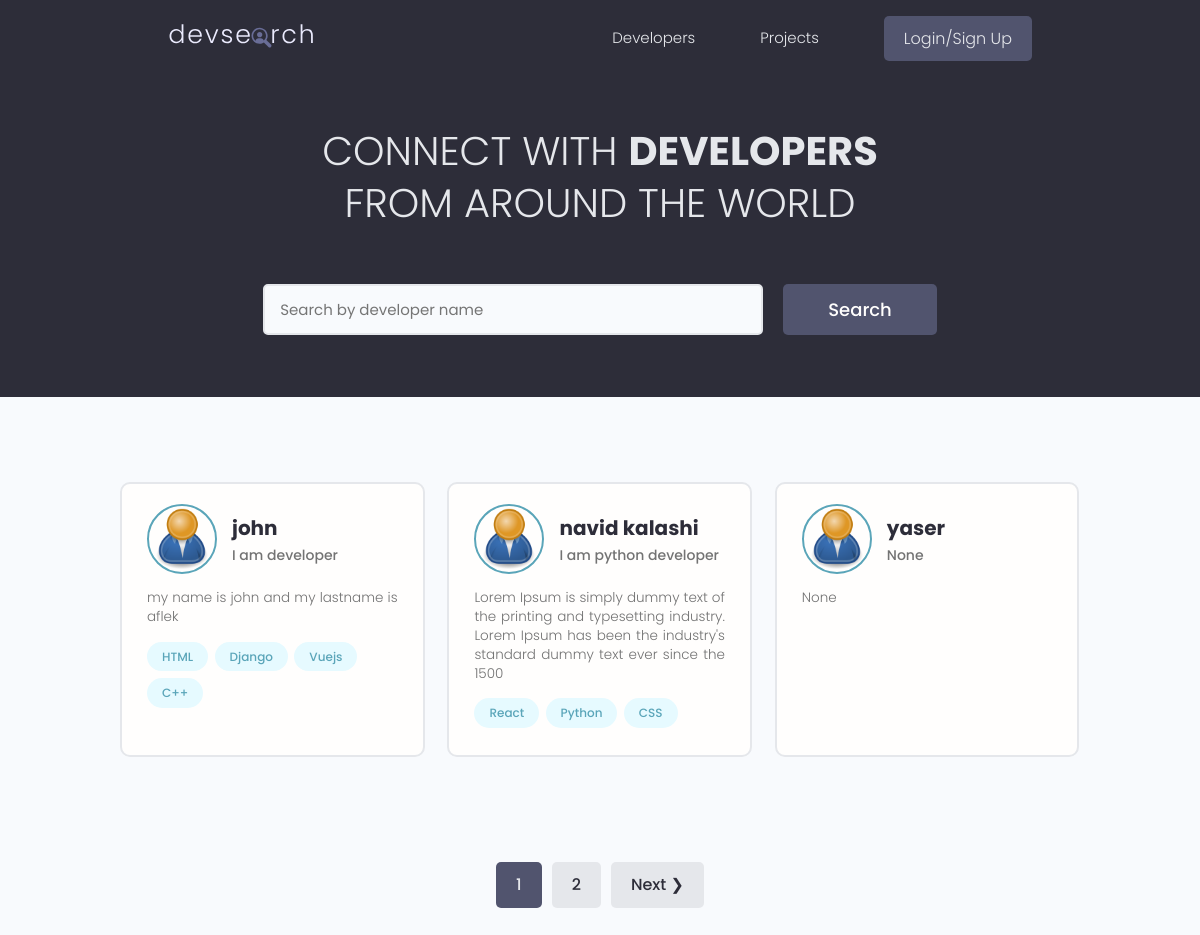
The page / on the database its author committed.
### users/models.py (models this page shows, shortened)
class Profile(models.Model):
    user = models.OneToOneField(User, on_delete=models.CASCADE, null=True, blank=True)
    name = models.CharField(max_length=200, null=True, blank=True)
    email = models.EmailField(max_length=500, null=True, blank=True)
    username = models.CharField(max_length=200, null=True, blank=True)
    location = models.CharField(max_length=200, null=True, blank=True)
    short_intro = models.CharField(max_length=200, null=True, blank=True)
    bio = models.TextField(null=True, blank=True)
    profile_image = models.ImageField(null=True, blank=True, upload_to='profiles/', default='profiles/user-default.png')
    social_github = models.CharField(max_length=200, null=True, blank=True)
    social_twitter = models.CharField(max_length=200, null=True, blank=True)
    social_linkedin = models.CharField(max_length=200, null=True, blank=True)
    social_youtube = models.CharField(max_length=200, null=True, blank=True)
    social_website = models.CharField(max_length=200, null=True, blank=True)
    created = models.DateTimeField(auto_now_add=True)
    id = models.UUIDField(default=uuid.uuid4, unique=True, primary_key=True, editable=False)

class Skill(models.Model):
    owner = models.ForeignKey(Profile, on_delete=models.CASCADE, null=True, blank=True)
    name = models.CharField(max_length=200, null=True, blank=True)
    description = models.TextField(null=True, blank=True)
    created = models.DateTimeField(auto_now_add=True)
    id = models.UUIDField(default=uuid.uuid4, unique=True, primary_key=True, editable=False)
    def __str__(self):
        return str(self.name)

### users/views.py (the view)
# urls.py: path('', views.profiles, name='profiles'),
def profiles(request):
    profiles, search_query = searchProfile(request)
    custom_range, profiles = paginateProfiles(request, profiles, 1)
    context = {'profiles': profiles, 'search_query': search_query, 'custom_range': custom_range}
    return render(request, 'users/profiles.html', context)

### users/utils.py (called while the page is built)
def paginateProfiles(request, profiles, results):
    page = request.GET.get('page')
    results = 3
    paginator = Paginator(profiles, results)
    try:
        profiles = paginator.page(page)
    except PageNotAnInteger:
        page = 1
        profiles = paginator.page(page)
    except EmptyPage:
        page = paginator.num_pages
        profiles = paginator.page(page)
    leftIndex = (int(page) - 4)
    if leftIndex < 1:
        leftIndex = 1
    rightIndex = (int(page) + 5)
    if rightIndex > paginator.num_pages:
        rightIndex = paginator.num_pages + 1
    custom_range = range(leftIndex, rightIndex)
    return custom_range, profiles

def searchProfile(request):
    search_query = ''
    if request.GET.get('search_query'):
        search_query = request.GET.get('search_query')
    skills = Skill.objects.filter(name__icontains=search_query)
    profiles = Profile.objects.distinct().filter(
        Q(name__icontains=search_query) |
        Q(short_intro__icontains=search_query) |
        Q(skill__in=skills)
    )
    return profiles, search_query

### users/templates/users/profiles.html (shortened to what this page needs)
{% extends 'main.html' %}
{% block content %}
<main class="home">
    <section class="hero-section text-center">
      <div class="container container--narrow">
        <div class="hero-section__box">
          <h2>CONNECT WITH <span>DEVELOPERS</span></h2>
          <h2>FROM AROUND THE WORLD</h2>
        </div>
        <div class="hero-section__search">
          <form id='searchForm' class="form" action="{% url 'profiles' %}" method="get">
            <div class="form__field">
              <input class="input input--text" id="formInput#search" type="text" name="search_query"
                value="{{search_query}}" placeholder="Search by developer name" />
            </div>
            <input class="btn btn--sub btn--lg" type="submit" value="Search" />
          </form>
        </div>
      </div>
    </section>
    <section class="devlist">
      <div class="container">
        <div class="grid grid--three">
        {% for profile in profiles %}
          <div class="column card">
            <div class="dev">
              <a href="{% url 'user-profile' profile.id %}" class="card__body">
                <div class="dev__profile">
                  <img class="avatar avatar--md" src="{{profile.profile_image.url}}" alt="image" />
                  <div class="dev__meta">
                    <h3>{{profile.name}}</h3>
                    <h5>{{profile.short_intro|slice:'60'}}</h5>
                  </div>
                </div>
                <p class="dev__info">{{profile.bio|slice:'150'}}</p>
                <div class="dev__skills">
                {% for skill in profile.skill_set.all|slice:'5' %}
                  <span class="tag tag--pill tag--main">
                    <small>{{skill}}</small>
                  </span>
                  {% endfor %}
                </div>
              </a>
            </div>
          </div>
          {% endfor %}
        </div>
      </div>
    </section>
    {% include "pagination.html" with queryset=profiles custom_range=custom_range %}
  </main>
{% endblock content %}

### static/styles/app.css (style rules this page uses)
:root { --color-sub: #2d2d39; }
.btn--sub { background-color: var(--color-sub-light); }
.card { border: 2px solid var(--color-light); }
img { width: 100%; }
.hero-section { height: 40vh; display: flex; align-items: center; background-color: var(--color-sub); }
.hero-section__box { margin-bottom: 4rem; }
.hero-section__box > h2, .hero-section__box > h2 > span { font-size: 4rem; color: var(--color-light); line-height: 1.3; text-transform: uppercase; }
.hero-section__box > h2 { font-weight: 300; }
.hero-section__box > h2 > span { font-weight: 700; }
.hero-section__search > .form { display: flex; align-items: center; justify-content: center; gap: 2rem; }
.hero-section__search > .form input.input--text { width: 50rem; }
.devlist { margin-top: 8rem; }
.devlist .grid { align-items: stretch; }
.devlist .dev .dev__profile { display: flex; align-items: center; gap: 1.5rem; }
.devlist .dev .dev__meta h3 { color: var(--color-sub); font-size: 2rem; font-weight: 700; }
.devlist .dev .dev__meta h5 { color: var(--color-text); font-size: 1.4rem; font-weight: 500; }
.devlist .dev .dev__info { margin: 1.5rem 0; font-size: 1.35rem; line-height: 1.4; text-align: justify; }

### static/uikit/styles/modules/_variables.css (style rules this page uses)
:root { --color-main: #5aa5b9; --color-main-light: #e6faff; --color-sub: #3f4156; --color-sub-light: #51546e; --color-sub-lighter: #ededfd; --color-text: #737373; --color-gray: #8b8b8b; --color-light: #e5e7eb; --color-light-gray: #767676; --color-bg: #f8fafd; --color-white: #fffefd; --color-white-light: #f3f3f3; --color-success: #359e64; --color-success-bg: #def8e8; --color-error: #fc4b0b; --color-error-bg: #fff2ee; --font-base: 'Poppins', arial, helvetica, 'Segoe UI', roboto, ubuntu, sans-serif; --font-monospace: 'Fira Code', 'Courier New', courier, monospace; --font-regular: 300; --font-medium: 500; --font-bold: 700; --generic-shadow: 1px 1px 5px #00000010; --generic-transition: all 0.3s ease-in-out; }

### static/uikit/styles/modules/_base.css (style rules this page uses)
* { margin: 0; padding: 0; box-sizing: border-box; text-rendering: optimizeLegibility; color: inherit; font-size: inherit; }
html { font-size: 50%; }
@media only screen and (min-width: 480px) { html { font-size: 56.25%; } }
@media only screen and (min-width: 1200px) { html { font-size: 62.5%; } }
body { line-height: 1.6; font-weight: 400; font-size: 1.5rem; color: var(--color-text); background-color: var(--color-bg); min-height: 100vh; }

### static/uikit/styles/modules/_typography.css (style rules this page uses)
* { font-family: var(--font-base); }
h2 { font-size: 3.6rem; font-weight: var(--font-bold); }
h3 { font-size: 3.2rem; font-weight: var(--font-medium); }
h5 { font-size: 2.4rem; font-weight: var(--font-medium); }
h5, h6 { font-weight: var(--font-regular); }
p, span, strong { font-size: 1.6rem; color: var(--color-text); font-weight: var(--font-regular); }
a { padding-bottom: 2px; text-decoration: none; display: inline-block; color: var(--color-main); font-weight: var(--font-medium); }

### static/uikit/styles/modules/_utilities.css (style rules this page uses)
.container { width: 92%; max-width: 165rem; margin: 0 auto; box-sizing: border-box; }
.container--narrow { width: 92%; max-width: 120rem; }
@media screen and (min-width: 1000px) { .container { width: 90%; } }
@media screen and (min-width: 1000px) { .container--narrow { width: 85%; } }
@media screen and (min-width: 1200px) { .container { width: 80%; } }
@media screen and (min-width: 1200px) { .container--narrow { width: 72%; } }
.text-center { text-align: center; }

### static/uikit/styles/modules/_avatar.css (style rules this page uses)
.avatar { border-radius: 50%; border: 2px solid var(--color-main); object-fit: cover; }
.avatar--md { height: 7rem; width: 7rem; }

### static/uikit/styles/modules/_button.css (style rules this page uses)
.btn { display: inline-block; position: relative; cursor: pointer; background-color: var(--color-light); font-weight: var(--font-medium); color: var(--color-sub); text-decoration: none; padding: 1rem 2rem; border-radius: 0.5rem; border: none; width: -webkit-fit-content; width: -moz-fit-content; width: fit-content; height: -webkit-fit-content; height: -moz-fit-content; height: fit-content; font-size: 1.6rem; outline-width: 0; outline-color: transparent; -webkit-backface-visibility: hidden; backface-visibility: hidden; transition: all 0.3s ease-in-out; }
.btn--sub { background-color: var(--color-sub); color: var(--color-white); }
.btn--lg { font-size: 1.8rem; padding: 1.2rem 4.5rem; }

### static/uikit/styles/modules/_card.css (style rules this page uses)
.card { border-radius: 1rem; background-color: var(--color-white); border: 1.5px solid var(--color-light); width: auto; height: auto; margin-top: 0.5rem; margin-bottom: 0.5rem; overflow: hidden; }
.card__body, .card__header { padding: 2rem 2.5rem; }

### rows shown on the page
Profile: profile_image (placeholder picture), name "john", short_intro "I am developer", bio "my name is john and my lastname is aflek"
Skill: name "HTML"
Skill: name "Django"
Skill: name "Vuejs"
Skill: name "C++"
Profile: profile_image (placeholder picture), name "navid kalashi", short_intro "I am python developer", bio "Lorem Ipsum is simply dummy text of the printing and typesetting industry. Lorem Ipsum has been the industry's standard dummy text ever since the 1500"
Skill: name "React"
Skill: name "Python"
Skill: name "CSS"
Profile: profile_image (placeholder picture), name "yaser", short_intro "None", bio "None"

### other values the page prints
{{ page }} "1"
{{ page }} "2"
